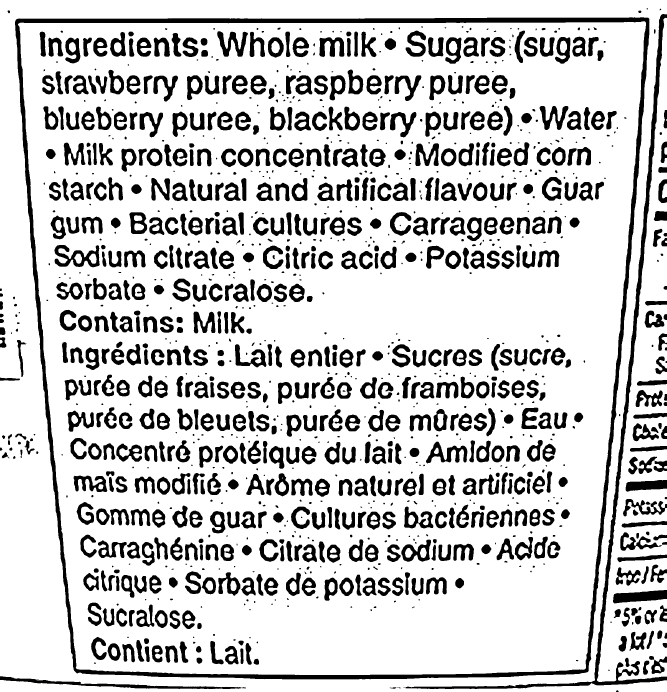
#> input picture processed_output.png, 2000 x 2076 px (shown at 1/3 size)
$ python ocr_old.py   (older library calls are emulated)
#> lines starting #> are read from the running program, lines starting #| are printed output that depends on the picture; after the words box and inside, x2 and y2 are one past the last pixel; in counts of white or black regions, pixels touching at a corner belong together
### old_files/preprocessing_old.py
from dataclasses import dataclass
from typing import Optional, Tuple
import cv2
import numpy as np

### CONSTANTS ###
TARGET_WIDTH = 1800          # every image is resized to this width (keeps scan time predictable, criterion #20)
SHARPNESS_THRESHOLD = 100.0  # minimum Laplacian variance, measured AFTER resizing so it is consistent
USE_SHARPENING = False       # experimental: switch on to compare confidence with/without
MEDIAN_KERNEL = 5            # must be odd; wider than the grain left after resizing
CLAHE_CLIP_LIMIT = 1.5
CLAHE_TILE_GRID = (8, 8)
ADAPTIVE_BLOCK_SIZE = 51     # must be odd; larger than a character stroke at TARGET_WIDTH
ADAPTIVE_C = 12              # higher = thinner strokes, less flat-area speckle
MIN_COMPONENT_AREA = 15      # blobs smaller than this (in pixels) are treated as noise
ROI_MIN_AREA_RATIO = 0.10    # candidate text box must cover 10-90% of the image
ROI_MAX_AREA_RATIO = 0.90
ROI_PADDING = 10             # pixels kept around the detected box


@dataclass
class PreprocessResult:
    success: bool
    image: Optional[np.ndarray] = None
    reason: Optional[str] = None


def convert_to_greyscale(image: np.ndarray) -> np.ndarray:
    """Converts a BGR image array into a 1-channel greyscale image."""
    return cv2.cvtColor(image, cv2.COLOR_BGR2GRAY)


def resize_to_target_width(grey_image: np.ndarray) -> np.ndarray:
    """Scales the image to TARGET_WIDTH. INTER_AREA when shrinking (avoids aliasing),
    INTER_CUBIC when enlarging (keeps glyph shapes smooth)."""
    height, width = grey_image.shape[:2]
    scale = TARGET_WIDTH / width
    new_dim = (TARGET_WIDTH, int(height * scale))
    interpolation = cv2.INTER_AREA if scale < 1 else cv2.INTER_CUBIC
    return cv2.resize(grey_image, new_dim, interpolation=interpolation)


def calculate_sharpness(grey_image: np.ndarray) -> float:
    """Variance of the Laplacian. Low variance means few sharp edges, so the image is blurry."""
    return float(cv2.Laplacian(grey_image, cv2.CV_64F).var())


def remove_noise(grey_image: np.ndarray) -> np.ndarray:
    """Median blur removes salt-and-pepper grain while keeping edges
    (a Gaussian blur would smear them)."""
    return cv2.medianBlur(grey_image, MEDIAN_KERNEL)


# [7 lines left out: function sharpen_image, not called in this run]


def normalize_contrast(grey_image: np.ndarray) -> np.ndarray:
    """Stretches pixel intensities across the full 0-255 range to fix dim lighting."""
    return cv2.normalize(grey_image, None, alpha=0, beta=255, norm_type=cv2.NORM_MINMAX)


def enhance_contrast(grey_image: np.ndarray) -> np.ndarray:
    """Applies CLAHE to even out contrast across shadows and glare."""
    clahe = cv2.createCLAHE(clipLimit=CLAHE_CLIP_LIMIT, tileGridSize=CLAHE_TILE_GRID)
    return clahe.apply(grey_image)


def apply_threshold(contrasted_image: np.ndarray) -> np.ndarray:
    """Adaptive Gaussian threshold: black text on white background."""
    return cv2.adaptiveThreshold(
        contrasted_image,
        255,
        cv2.ADAPTIVE_THRESH_GAUSSIAN_C,
        cv2.THRESH_BINARY,
        ADAPTIVE_BLOCK_SIZE,
        ADAPTIVE_C,
    )


def remove_small_components(binary_image: np.ndarray) -> np.ndarray:
    """Deletes tiny black blobs (speckle) using connected-component analysis.
    Text is black on white, so the image is inverted first to make text the foreground."""
    inverted = cv2.bitwise_not(binary_image)
    count, labels, stats, _ = cv2.connectedComponentsWithStats(inverted, connectivity=8)
    cleaned = np.zeros_like(inverted)
    for label in range(1, count):  # label 0 is the background
        if stats[label, cv2.CC_STAT_AREA] >= MIN_COMPONENT_AREA:
            cleaned[labels == label] = 255
    return cv2.bitwise_not(cleaned)


def find_text_region(grey_image: np.ndarray) -> Optional[Tuple[int, int, int, int]]:
    """Looks for the largest four-sided contour (the boxed ingredients panel).
    Returns (x, y, w, h), or None if nothing suitable is found."""
    blurred = cv2.GaussianBlur(grey_image, (5, 5), 0)
    edges = cv2.Canny(blurred, 50, 150)
    edges = cv2.dilate(edges, np.ones((3, 3), np.uint8), iterations=1)  # closes gaps in the border

    contours, _ = cv2.findContours(edges, cv2.RETR_LIST, cv2.CHAIN_APPROX_SIMPLE)
    image_area = grey_image.shape[0] * grey_image.shape[1]

    best_box = None
    best_area = 0
    for contour in contours:
        perimeter = cv2.arcLength(contour, True)
        approx = cv2.approxPolyDP(contour, 0.02 * perimeter, True)
        if len(approx) != 4:
            continue
        x, y, w, h = cv2.boundingRect(approx)
        area = w * h
        if ROI_MIN_AREA_RATIO * image_area <= area <= ROI_MAX_AREA_RATIO * image_area:
            if area > best_area:
                best_area = area
                best_box = (x, y, w, h)
    return best_box


def crop_to_region(grey_image: np.ndarray, box: Tuple[int, int, int, int]) -> np.ndarray:
    """Crops to the detected box with a small padding, clamped to the image edges."""
    x, y, w, h = box
    height, width = grey_image.shape[:2]
    x0, y0 = max(x - ROI_PADDING, 0), max(y - ROI_PADDING, 0)
    x1, y1 = min(x + w + ROI_PADDING, width), min(y + h + ROI_PADDING, height)
    return grey_image[y0:y1, x0:x1]


def preprocess_image(image_bytes: bytes, use_roi: bool = True) -> PreprocessResult:
    if not image_bytes:
        return PreprocessResult(success=False, reason="EMPTY_INPUT")

    try:
        np_array = np.frombuffer(image_bytes, np.uint8)
        image = cv2.imdecode(np_array, cv2.IMREAD_COLOR)
        if image is None:
            return PreprocessResult(success=False, reason="INVALID_IMAGE_DECODE")

        # 1. Greyscale, then fixed working size so thresholds behave the same on every phone
        grey = resize_to_target_width(convert_to_greyscale(image))

        # 2. Reject blurry images before spending time on the rest (criterion #8)
        if calculate_sharpness(grey) < SHARPNESS_THRESHOLD:
            return PreprocessResult(success=False, reason="BLURRY")

        # 3. Crop to the ingredients panel; fall back to the full image if none is found
        if use_roi:
            box = find_text_region(grey)
            if box is not None:
                grey = crop_to_region(grey, box)

        # 4. Denoise BEFORE anything that amplifies detail
        denoised = remove_noise(grey)
        if USE_SHARPENING:
            denoised = sharpen_image(denoised)

        # 5. Contrast: stretch range, then local equalisation
        contrasted = enhance_contrast(normalize_contrast(denoised))

        # 6. Binarise, then remove leftover speckle
        binary = apply_threshold(contrasted)
        cleaned = remove_small_components(binary)

        return PreprocessResult(success=True, image=cleaned)

    except Exception as e:
        return PreprocessResult(success=False, reason=f"PIPELINE_ERROR: {str(e)}")


def save_processed_image(processed_image: np.ndarray, output_path: str) -> bool:
    """Saves the processed image to a separate output file."""
    return cv2.imwrite(output_path, processed_image)


# [13 lines left out: function measure_confidence, not called in this run]


# [19 lines that do not run on import are left out]

### old_files/ocr_old.py
from dataclasses import dataclass, field
import re
import shutil
from typing import List, Optional, Tuple

import numpy as np
import pytesseract

# Import preprocessing pipeline
from old_files.preprocessing_old import preprocess_image, PreprocessResult

# Locate system executable path automatically
tesseract_path = shutil.which("tesseract") or "/usr/bin/tesseract"
pytesseract.pytesseract.tesseract_cmd = tesseract_path

### CONSTANTS ###
# Currently lowered to 60 and 40 for testing – PENDING POSSIBLE CHANGE
MEAN_CONF_THRESHOLD = 60.0
WORD_CONF_THRESHOLD = 40.0

INGREDIENTS_PATTERN = re.compile(r"\bingredients\b\s*:?", re.IGNORECASE)
TRACE_PATTERN = re.compile(r"\b(may\s+contain|traces?\s+of)\b", re.IGNORECASE)


@dataclass
class Token:
    word: str
    confidence: float
    is_low_conf: bool  # True if confidence < WORD_CONF_THRESHOLD (pending change)


@dataclass
class ScanResult:
    """Base class for any scan stage that can succeed or fail (matches design 2.2.5)."""
    success: bool
    reason: Optional[str] = None


@dataclass
class OCRScanResult(ScanResult):
    raw_text: str = ""
    ingredients_text: str = ""
    trace_text: str = ""
    tokens: List[Token] = field(default_factory=list)
    has_low_conf: bool = False
    mean_confidence: float = 0.0
    low_mean_flag: bool = False  # True if mean is below MEAN_CONF_THRESHOLD


def extract_words_with_confidence(
    processed_image: np.ndarray,
) -> List[Tuple[str, float]]:
    """Extracts word tokens and per-word confidence scores using Tesseract image_to_data."""
    custom_config = r"--psm 6"
    data = pytesseract.image_to_data(
        processed_image, config=custom_config, output_type=pytesseract.Output.DICT
    )

    extracted_pairs = []
    for i in range(len(data["text"])):
        word = data["text"][i].strip()
        conf = float(data["conf"][i])

        # Skip empty tokens and structural boxes (confidence == -1)
        if word and conf != -1:
            extracted_pairs.append((word, conf))

    return extracted_pairs


# [25 lines left out: function parse_text, not called in this run]


def run_ocr(image_bytes: bytes) -> OCRScanResult:
    """Master controller implementing the OCR scanning pseudocode pipeline."""

    # 1. Run OpenCV preprocessing module
    prep: PreprocessResult = preprocess_image(image_bytes)
#> in preprocess_image, image is the input picture: shape (2076, 2000, 3); 79.8% white; 1256 black regions (236 under 20 px), largest, box (x1, y1, x2, y2) and area: (45, 52, 1948, 2038) 88315, (1210, 42, 2000, 2067) 31417, (0, 2029, 725, 2067) 5667
#> in resize_to_target_width, `height, width = grey_image.shape[:2]`: height = 2076; width = 2000
#> in resize_to_target_width, `scale = TARGET_WIDTH / width`: scale = 0.9
#> in resize_to_target_width, `new_dim = (TARGET_WIDTH, int(height * scale))`: new_dim = (1800, 1868)
#> in resize_to_target_width, `interpolation = cv2.INTER_AREA if scale < 1 else cv2.INTER_CUBIC`: interpolation = 3
#> in resize_to_target_width, `return cv2.resize(grey_image, new_dim, interpolation=interpolation)`:
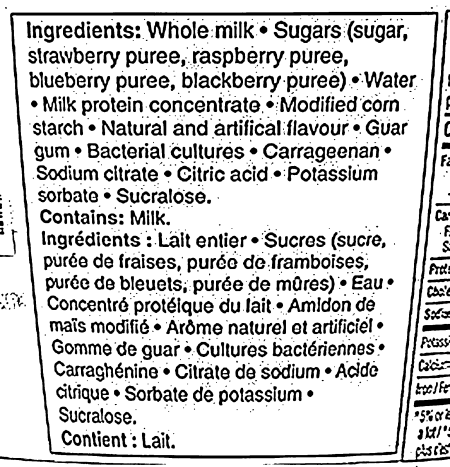
#> returned value: shape (1868, 1800) (shown at 1/4 size); min 0, max 255, mean 203.6
#> in find_text_region, `edges = cv2.Canny(blurred, 50, 150)`:
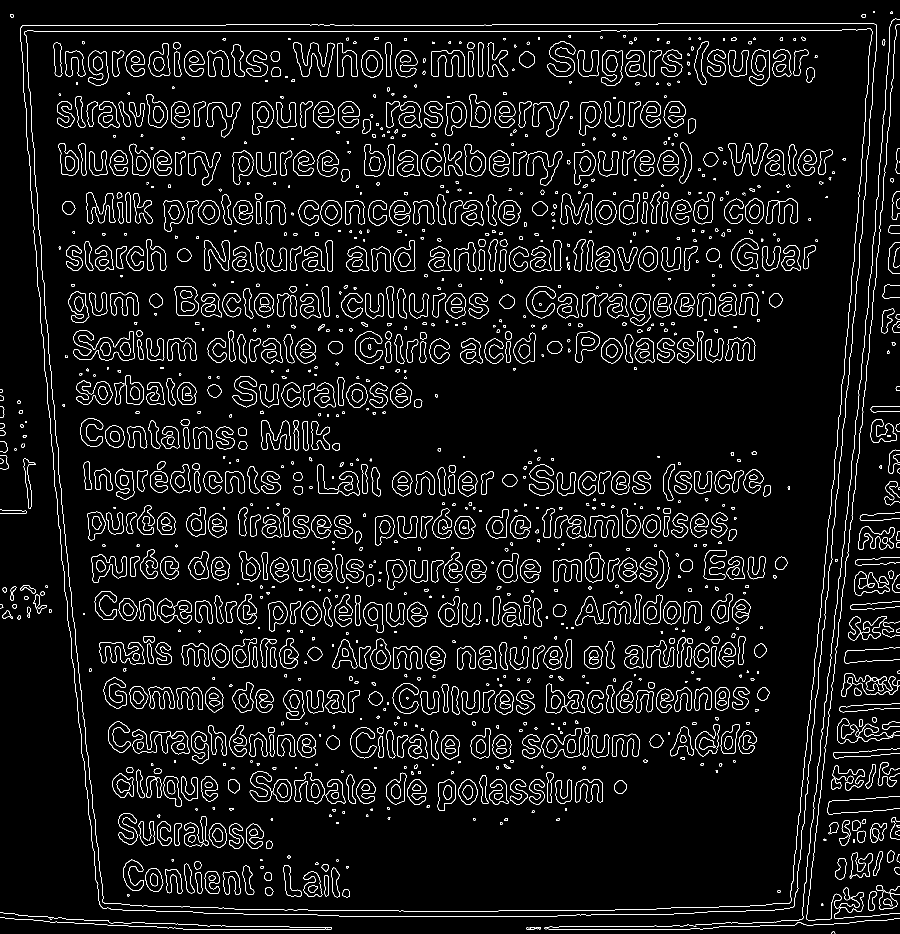
#> edges: shape (1868, 1800) (shown at 1/2 size); 5% white in thin lines or dots
#> in find_text_region, `edges = cv2.dilate(edges, np.ones((3, 3), np.uint8), iterations=1)`:
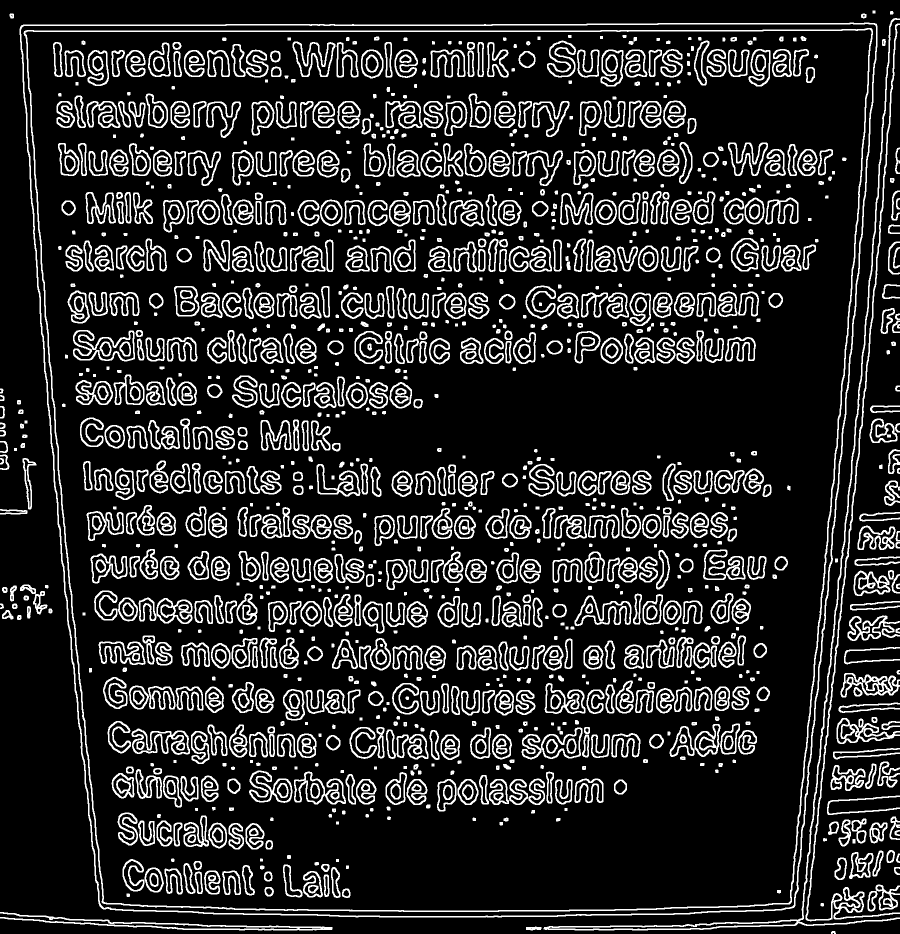
#> edges: shape (1868, 1800) (shown at 1/2 size); 15.9% white; 1389 white regions
#> in find_text_region, `contours, _ = cv2.findContours(edges, cv2.RETR_LIST, cv2.CHAIN_APPROX_..`: contours = 2521 contours, 226 with area under 20; largest, box (x1, y1, x2, y2) and area: (39, 45, 1755, 1835) 2789282, (41, 47, 1753, 1833) 2775132, (47, 56, 1746, 1824) 2717286, (50, 58, 1744, 1822) 2703318, (1087, 36, 1800, 1861) 8986
#> the loop in find_text_region, `for contour in contours:` made 2521 passes
#> (perimeter, x, y, w, h, area, best_area) on passes 2510 to 2512: (6713, 50, 58, 1690, 1747, 2952430, 2952430), (6734.7, 48, 56, 1695, 1751, 2967945, 2967945), (6783.9, 43, 49, 1707, 1768, 3017976, 3017976)
#> after the loop in find_text_region, `for contour in contours:`: best_area = 3017976
#> in preprocess_image, `box = find_text_region(grey)`: box = (43, 49, 1707, 1768)
#> in crop_to_region, `x, y, w, h = box`: x = 43; y = 49; w = 1707; h = 1768
#> in crop_to_region, `x0, y0 = max(x - ROI_PADDING, 0), max(y - ROI_PADDING, 0)`: x0 = 33; y0 = 39
#> in crop_to_region, `x1, y1 = min(x + w + ROI_PADDING, width), min(y + h + ROI_PADDING, hei..`: x1 = 1760; y1 = 1827
#> in remove_small_components, `inverted = cv2.bitwise_not(binary_image)`:
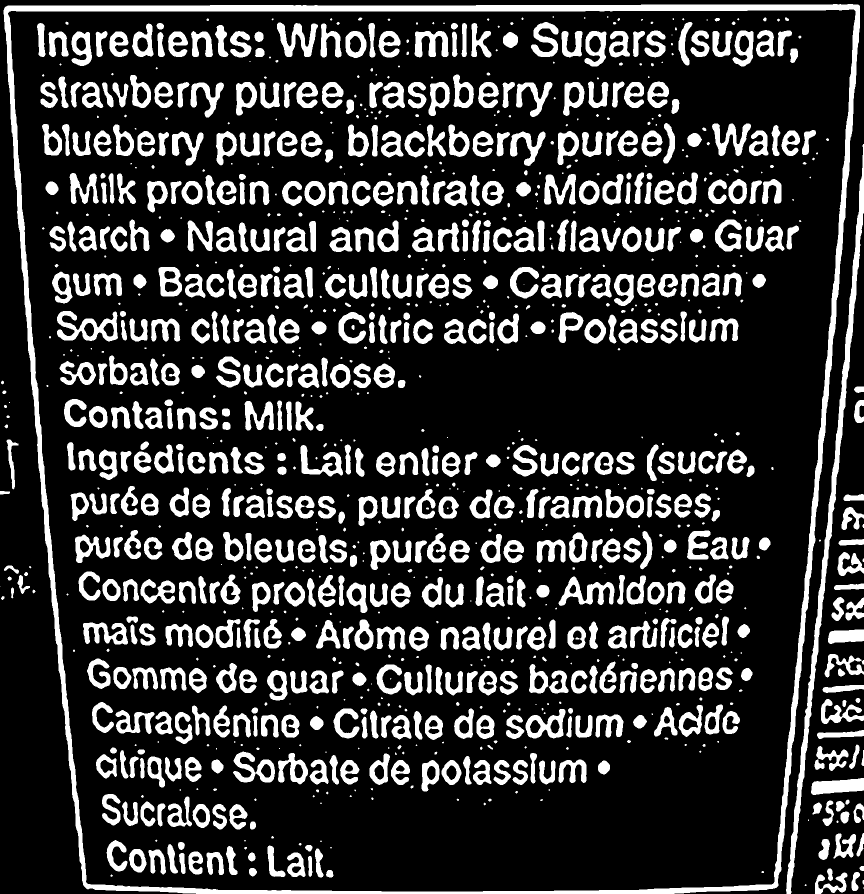
#> inverted: shape (1788, 1727) (shown at 1/2 size); 20.8% white; 1206 white regions (333 under 20 px), largest, box (x1, y1, x2, y2) and area: (7, 8, 1720, 1788) 68270, (1572, 288, 1727, 1788) 14747, (114, 622, 236, 683) 3345
#> in remove_small_components, `count, labels, stats, _ = cv2.connectedComponentsWithStats(inverted, c..`:
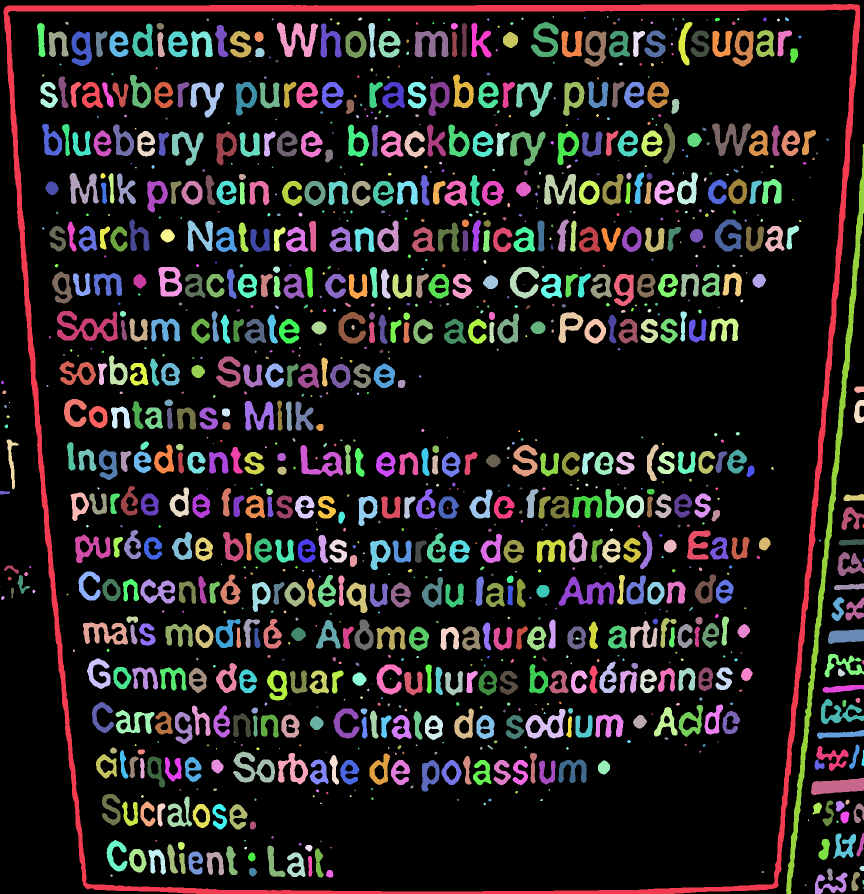
#> labels: shape (1788, 1727) int32 (shown at 1/2 size); 1207 distinct labels, from 0 to 1206; one colour per label, 0 black
#> in remove_small_components, `count, labels, stats, _ = cv2.connectedComponentsWithStats(inverted, c..`: count = 1207; stats = 1207 rows, first 6: [0, 0, 1727, 1788, 2445980], [7, 8, 1713, 1780, 68270], [1105, 32, 3, 4, 8], [1214, 32, 3, 4, 8], [716, 35, 9, 6, 38], [1043, 35, 4, 5, 16]
#> in remove_small_components, `return cv2.bitwise_not(cleaned)`:
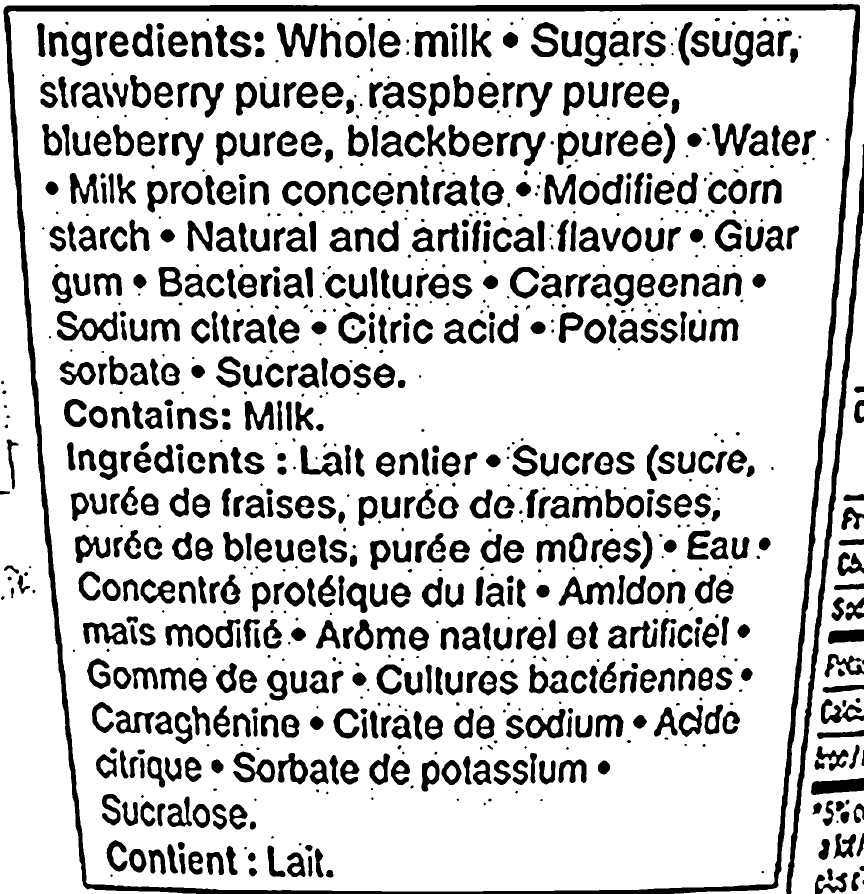
#> returned value: shape (1788, 1727) (shown at 1/2 size); 79.3% white; 989 black regions (116 under 20 px), largest, box (x1, y1, x2, y2) and area: (7, 8, 1720, 1788) 68270, (1572, 288, 1727, 1788) 14747, (114, 622, 236, 683) 3345
    if not prep.success or prep.image is None:
        return OCRScanResult(success=False, reason=prep.reason)

    # 2. Extract word-level data with confidence scores from Tesseract
    word_conf_pairs = extract_words_with_confidence(prep.image)
    if not word_conf_pairs:
        return OCRScanResult(success=False, reason="NO_TEXT_DETECTED")

    # 3. Mean confidence (Success Criterion #5)
    mean_confidence = float(np.mean([score for _, score in word_conf_pairs]))
    low_mean_flag = mean_confidence < MEAN_CONF_THRESHOLD

    # TODO: RESTORE FAILURE ON LOW MEAN CONFIDENCE BEFORE FINAL VERSION.
    # reason="LOW_CONFIDENCE" AND PROMPT A RETAKE
    # IF LEFT AS IS, DOCUMENT AS A DESIGN CHANGE.

    # 4. Build Token objects and flag low-confidence words (Criterion #6)
    tokens = [
        Token(word=word, confidence=score, is_low_conf=(score < WORD_CONF_THRESHOLD))
        for word, score in word_conf_pairs
    ]

    # 5. Join once and parse; no header means failure, never a false 'Safe'
    raw_text = " ".join(t.word for t in tokens)
    ingredients_text, trace_text = parse_text(raw_text)
    if not ingredients_text:
        return OCRScanResult(success=False, reason="NO_INGREDIENTS_FOUND")

    return OCRScanResult(
        success=True,
        raw_text=raw_text,
        ingredients_text=ingredients_text,
        trace_text=trace_text,
        tokens=tokens,
        has_low_conf=any(t.is_low_conf for t in tokens),
        mean_confidence=mean_confidence,
        low_mean_flag=low_mean_flag,
    )


if __name__ == "__main__":
    # Test script for OCR module
    test_image_path = "processed_output.png"

    try:
        with open(test_image_path, "rb") as image_file:
#> (the run stopped early here; a loop or call above may not have finished)
